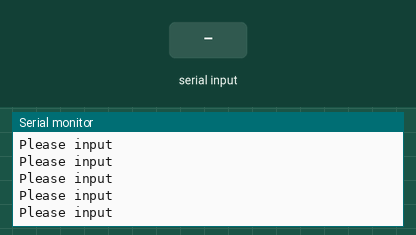
Simulated run of this sketch. Board: Arduino Uno, built with avr-gcc and run on an emulated ATmega328P. Parts: the last lines printed to the serial monitor. Inputs (shaded band) come from the test bench.

Above: at 1.2 s.
1.3 s: "hallo\n" received over Serial
At 1.81 s:
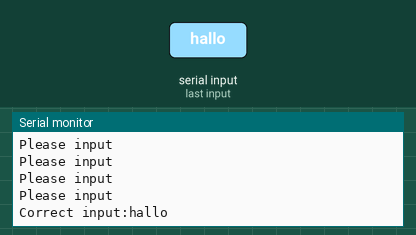
3.7 s: "1\n" received over Serial
At 3.81 s:
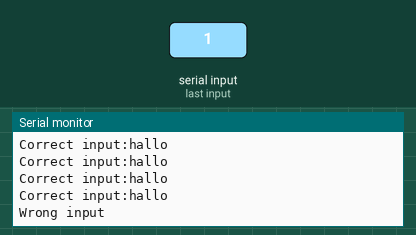

Measured:
- after the input at 1.3 s, the serial monitor: prints a new line after 0.50 s (image 1)
- after the input at 3.7 s, the serial monitor: prints a new line after 0.11 s (image 2)

The sketch:

read_string_from_serial.ino
```cpp
//Serial buffer
#define serial_buffer_len 80
char serial_buffer[serial_buffer_len];
String user_input = "";

void setup() {
  Serial.begin(9600);
}

void loop() {
  if (Serial.available() > 0) {
    if (read_serial_input(Serial.read(), serial_buffer, serial_buffer_len) > 0) {
      user_input = String(serial_buffer);
    }
  }
  if (user_input == "hallo")
    Serial.println("Correct input:" + user_input);
  else if (user_input == "")
    Serial.println("Please input");
  else Serial.println("Wrong input");


  delay(100);
}

// funtion to read user serial input
int read_serial_input(int read_ch, char *buffer, int len) {
  static int pos = 0;
  int rpos;
  if (read_ch > 0) {
    switch (read_ch) {
      case '\r':  // Ignore CR
        break;
      case '\n':  // Return on new-line
        rpos = pos;
        pos = 0;  // Reset position index ready for next time
        return rpos;
      default:
        if (pos < len - 1) {
          buffer[pos++] = read_ch;
          buffer[pos] = 0;
        }
    }
  }
  return 0;
}
```
